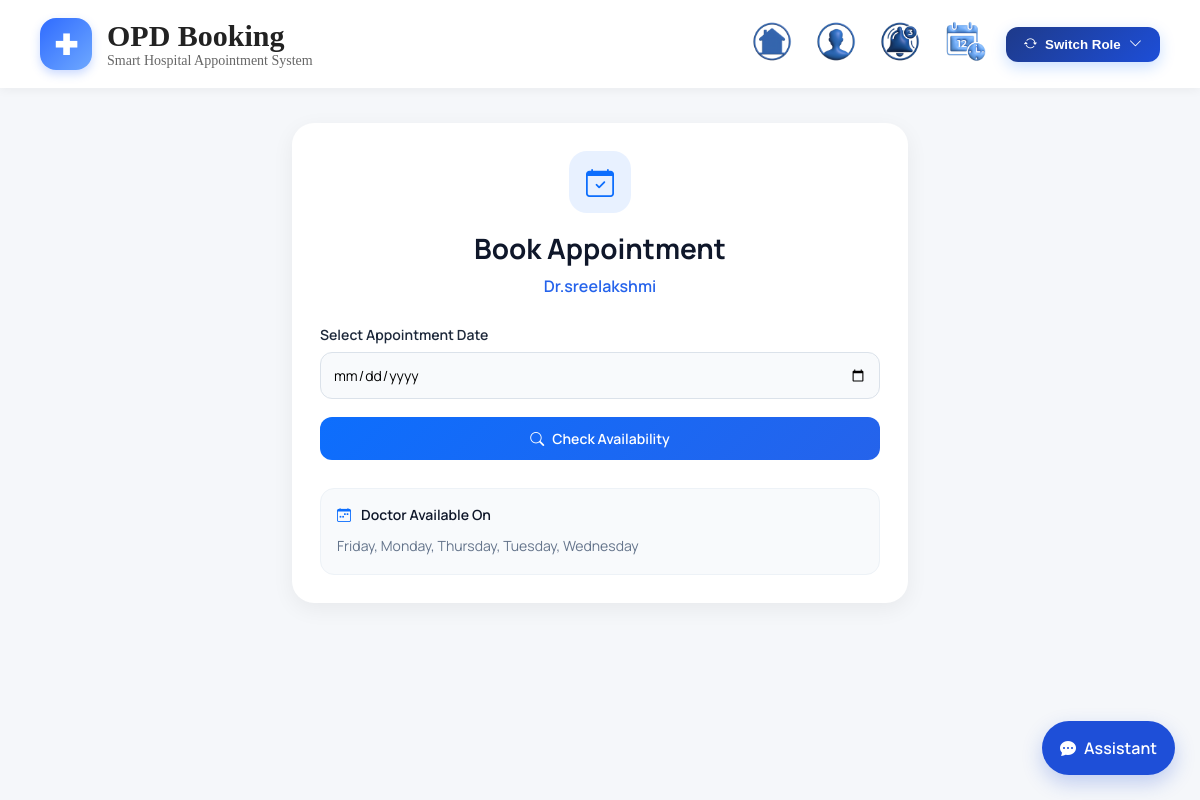
The page /book/3/ (signed in) on the database its author committed.
### opdapp/models.py (models this page shows, shortened)
class Doctor(models.Model):
    user = models.OneToOneField(
    User,
    on_delete=models.CASCADE,
    null=True,
    blank=True
)
    hospital = models.ForeignKey(Hospital, on_delete=models.CASCADE)
    department = models.ForeignKey(Department, on_delete=models.CASCADE)
    name = models.CharField(max_length=200)
    qualification = models.CharField(max_length=200)
    experience_years = models.PositiveIntegerField()
    rating = models.FloatField(default=0.0)
    fee = models.FloatField()
    phone = models.CharField(
    max_length=15,
    blank=True
)
    email = models.EmailField(
    blank=True
)
    image = models.ImageField(
    upload_to="doctor_images/",
    blank=True,
    null=True
)
    is_active = models.BooleanField(default=True)
    is_on_leave = models.BooleanField(default=False)

class DoctorSchedule(models.Model):
    doctor = models.ForeignKey(
        'Doctor',
        on_delete=models.CASCADE
    )
    DAY_CHOICES = [
        ('Monday', 'Monday'),
        ('Tuesday', 'Tuesday'),
        ('Wednesday', 'Wednesday'),
        ('Thursday', 'Thursday'),
        ('Friday', 'Friday'),
        ('Saturday', 'Saturday'),
        ('Sunday', 'Sunday'),
    ]
    day_of_week = models.CharField(
        max_length=10,
        choices=DAY_CHOICES
    )
    start_time = models.TimeField()
    end_time = models.TimeField()
    slot_duration = models.PositiveIntegerField(
        help_text="Duration of each appointment in minutes."
    )
    class Meta:
        unique_together = ("doctor", "day_of_week")
        ordering = ["doctor", "day_of_week"]

### opdapp/views.py (the view, shortened to what this page needs)
# urls.py: path('book/<int:doctor_id>/', views.book_appointment, name='book_appointment'),
@login_required(login_url='/login/')
def book_appointment(request, doctor_id):
    doctor = get_object_or_404(Doctor, id=doctor_id)
    selected_date = request.GET.get("date") or request.POST.get("date")
    if doctor.is_on_leave:
        messages.error(request, "Doctor is on leave. Please select another doctor.")
        return redirect("hospital_doctors", hospital_id=doctor.hospital.id)
    schedules = DoctorSchedule.objects.filter(doctor=doctor)
    available_days = [s.day_of_week for s in schedules]
    selected_date = request.GET.get("date") or request.POST.get("date")
    slots = []
    schedule = None
    return render (request, "book.html", {
        "doctor": doctor,
        "schedules": schedules,
        "available_days": available_days,
        "selected_date": selected_date,
        "slots": slots,
        "today": date.today().isoformat(),
    })

### opdapp/templates/book.html (shortened to what this page needs)
{% extends 'base.html' %}
{% block content %}
<link rel="stylesheet"
href="https://cdn.jsdelivr.net/npm/bootstrap-icons@1.11.3/font/bootstrap-icons.min.css">
<div class="booking-container">
    <div class="booking-header">
        <div class="booking-icon">
            <i class="bi bi-calendar-check"></i>
        </div>
        <h2>Book Appointment</h2>
        <div class="doctor-name">
            {{ doctor.name }}
        </div>
    </div>
    <form method="GET">
        <div class="form-group">
            <label>Select Appointment Date</label>
            <input
                type="date"
                name="date"
                id="dateInput"
                value="{{ selected_date }}"
                required>
        </div>
        <button type="submit" class="main-btn">
            <i class="bi bi-search"></i>
            Check Availability
        </button>
    </form>
    <div class="availability-box">
        <div class="availability-title">
            <i class="bi bi-calendar-week"></i>
            Doctor Available On
        </div>
        <div class="days-list">
            {% for s in schedules %}
                {{ s.day_of_week }}{% if not forloop.last %}, {% endif %}
            {% empty %}
                Not available
            {% endfor %}
        </div>
    </div>
</div>
{% endblock %}

### opdapp/templates/base.html (style rules this page uses)
body { background:#f5f7fa; font-family:'Manrope', sans-serif; margin:0; }
.main-btn { background:#007bff; color:white; border:none; padding:10px 18px; border-radius:8px; cursor:pointer; }

### opdapp/templates/book.html (style rules this page uses)
.booking-container { max-width:560px; margin:35px auto; background:white; padding:28px; border-radius:22px; box-shadow:0 6px 22px rgba(0,0,0,0.06); font-family:'Manrope',sans-serif; }
.booking-header { text-align:center; margin-bottom:28px; }
.booking-icon { width:62px; height:62px; margin:auto; margin-bottom:16px; border-radius:18px; background:#e8f1ff; display:flex; justify-content:center; align-items:center; }
.booking-icon i { font-size:28px; color:#0d6efd; }
.booking-header h2 { margin:0; font-size:28px; color:#0f172a; }
.doctor-name { margin-top:8px; color:#2563eb; font-size:16px; font-weight:600; }
.form-group { margin-bottom:18px; }
.form-group label { display:block; margin-bottom:8px; font-size:14px; font-weight:600; color:#1e293b; }
.form-group input, .form-group select { width:100%; padding:12px; border:1px solid #dbe2ea; border-radius:12px; background:#f8fafc; font-size:14px; font-family:'Manrope',sans-serif; transition:0.3s; box-sizing:border-box; }
.main-btn { width:100%; border:none; padding:12px; border-radius:12px; background:linear-gradient(135deg,#0d6efd,#2563eb); color:white; font-size:14px; font-weight:600; cursor:pointer; transition:0.3s; font-family:'Manrope',sans-serif; display:flex; justify-content:center; align-items:center; gap:8px; }
.availability-box { margin-top:28px; background:#f8fafc; padding:16px; border-radius:14px; border:1px solid #edf2f7; }
.availability-title { display:flex; align-items:center; gap:10px; font-size:14px; font-weight:600; color:#0f172a; margin-bottom:10px; }
.availability-title i { color:#0d6efd; }
.days-list { color:#64748b; font-size:14px; line-height:1.7; }

### rows shown on the page
Doctor: name "Dr.sreelakshmi"
DoctorSchedule: day_of_week "Friday"
DoctorSchedule: day_of_week "Monday"
DoctorSchedule: day_of_week "Thursday"
DoctorSchedule: day_of_week "Tuesday"
DoctorSchedule: day_of_week "Wednesday"
